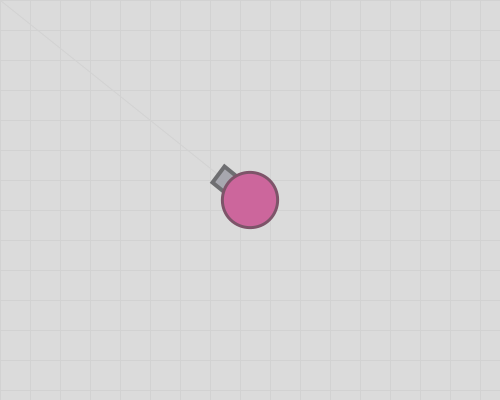
Frame 1 (no input)
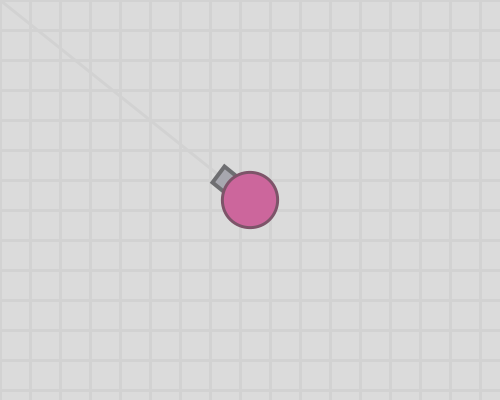
Frame 60 (the mouse pressed at the canvas centre just before this capture)
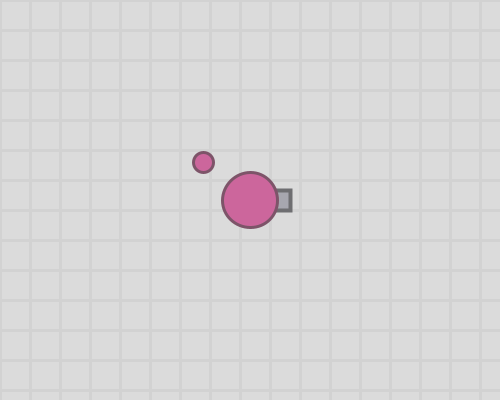
Frame 120 (the mouse held since frame 60 and released just before this capture)

The Processing sketch that drew these frames (run headless with seeded random() and noise(); from frame 60 on, the mouse is pressed at the canvas centre):

// Processing sketch: week07_7_arras07_angle_bulletX_bulletY_bulletVX_bulletVY
// ── week07_7_arras07_angle_bulletX_bulletY_bulletVX_bulletVY.pde
// week07_7_arras07_angle_bulletX_bulletY_bulletVX_bulletVY
void setup() {
  size(500, 400);
}
void keyPressed() {
  if (keyCode==RIGHT) vx = 1; //x += 1
  if (keyCode==LEFT) vx = -1; //x -= 1
  if (keyCode==UP) vy = -1; //y -= 1
  if (keyCode==DOWN) vy = 1; //y+=1
}
void keyReleased() {
  if (keyCode==LEFT || keyCode==RIGHT) vx = 0;
  if (keyCode==UP || keyCode==DOWN) vy = 0;
}
float x = 250, y = 200, vx = 0, vy = 0;
void draw() {
  x += vx;
  y += vy;
  background(219); //灰底
  translate(-x, -y); //讓全世界, 都向反方向移動
  translate(width/2, height/2); //把 0.0 移畫面正中心
  float mx = mouseX+x-width/2, my = mouseY+y-height/2; //換算 mx, my 的座標
  //ellipse(mx, my, 8, 8);
  stroke(210); //灰底的線
  for (int i=0; i<30; i++) {
    line(0, i*30, 500, i*30);
    line(i*30, 0, i*30, 500);
  }

  //background(215, 184, 200); //紅底
  //stroke(211, 180, 196); //紅底的線
  float dx = mx - x, dy = my - y; //改用 mx, my
  float a = atan2(dy, dx); // atan2() 算出角度
  angle = a;
  line(x, y, mx, my); //改用 mx, my
  pushMatrix();
  myTank(x, y, a);
  popMatrix();
  if (bulletVX!=0 && bulletVY!=0) {
    bulletX += bulletVX;
    bulletY += bulletVY;
    ellipse(bulletX, bulletY, 20, 20);
  }
}
float angle;
float bulletX = 0, bulletY = 0, bulletVX = 0, bulletVY = 0; //子彈的x,y位置和速度
void mousePressed(){
   bulletX = x;
   bulletY = y;
   bulletVX = cos(angle);
   bulletVY = sin(angle);
}
void myTank(float x, float y, float a) {
  translate(x, y); //大二下圖學課教的移動
  rotate(a); //大二下圖學課教的旋轉
  fill(167, 167, 175);
  stroke(110, 110, 113);
  strokeWeight(4);
  rect(20, -10, 20, 20); //砲管

  fill(204, 102, 156);
  stroke(125, 84, 105);
  strokeWeight(3);
  ellipse(0, 0, 55, 55); //砲塔
}
